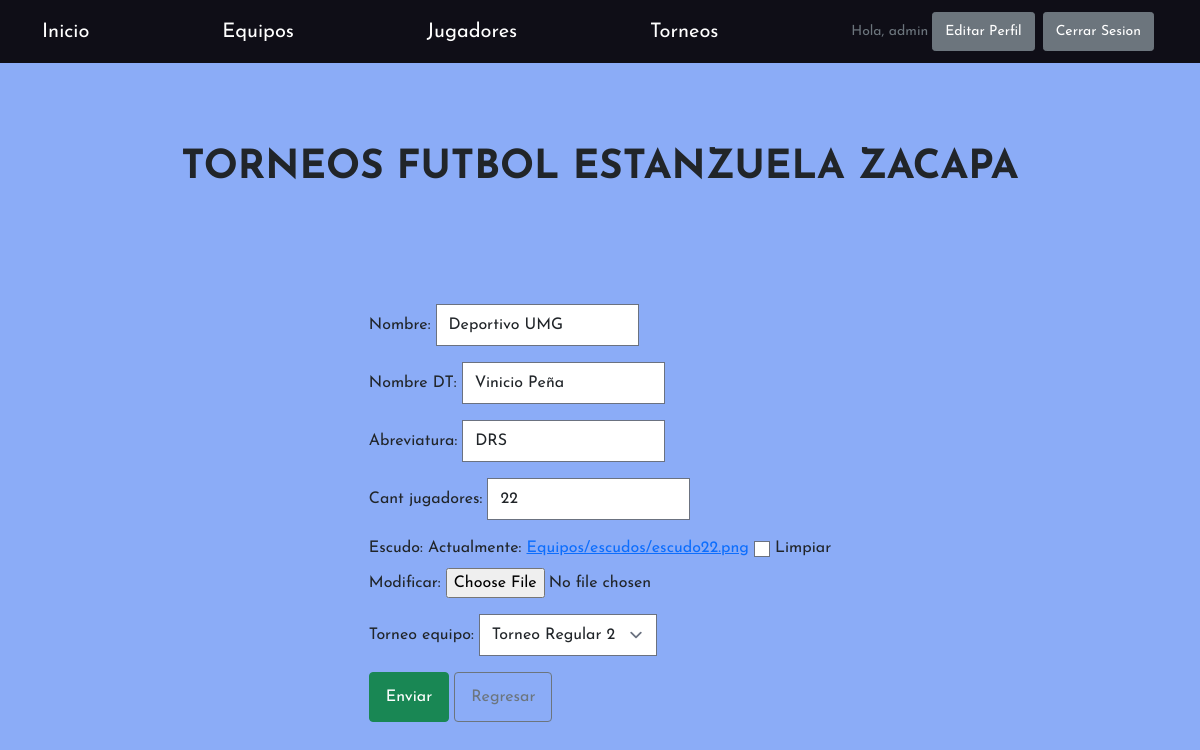
Page /equiposEditar/14/ (signed in) on the committed database.
### Equipos/models.py (models this page shows, shortened)
class Equipos(models.Model):
    nombre = CharField(max_length=30)
    abreviatura = CharField(max_length=8)
    nombre_DT = CharField(max_length=20)
    cant_jugadores = IntegerField()
    escudo = ImageField(upload_to='Equipos/escudos/', blank=True, null=True)
    torneo_equipo = ForeignKey(Torneos, on_delete=models.CASCADE, blank=True, null=True)

class Torneos(models.Model):
    nombre = CharField(max_length=30)
    cantidad_equipos = IntegerField()
    cantidad_jugadores_por_lado = IntegerField()
    def __str__(self):
        return f"{self.nombre}"

### Equipos/views.py (the view)
# urls.py: path('equiposEditar/<int:pk>/', views.EquipoEditar.as_view(), name='EditarEquipo'),
class EquipoEditar(LoginRequiredMixin, UpdateView):
    model = Equipos
    success_url = "/equipos/"
    fields = ['nombre', 'nombre_DT', 'abreviatura', 'cant_jugadores', 'escudo', 'torneo_equipo']
    template_name_suffix = '_actualizar'

### Equipos/templates/Equipos/equipos_actualizar.html
{% extends "base.html" %}
{% load static %}
{% block content %}
<div class="row my-4 p-2">
    <div class="card-body flex-column d-flex justify-content-center align-items-center">
    <form method="POST" enctype="multipart/form-data"> {% csrf_token %}
        {{form.as_p}}
        <input class="btn btn-success" type="submit" value="Enviar">
        <a class="btn btn-outline-secondary" href="{% url 'DetalleEquipo' equipos.id %}">Regresar</a>
    </form>
</div>
</div>
{% endblock %}

### Equipos/templates/base.html (shortened to what this page needs)
{% load tailwind_tags %}
<!DOCTYPE html>
<html lang="es">
<head>
    {% load static %}
    <link href="https://cdn.jsdelivr.net/npm/bootstrap-icons@1.5.0/font/bootstrap-icons.css" rel="stylesheet"
        type="text/css" />
    <link rel="stylesheet" href="https://use.fontawesome.com/releases/v5.8.2/css/all.css"
>
    {% tailwind_css %}
    <link rel="stylesheet" href="https://maxcdn.bootstrapcdn.com/bootstrap/4.0.0/css/bootstrap.min.css"
>
    <link rel="stylesheet" href="{% static 'css/styles.css' %}">
    <link rel="stylesheet" href="{% static 'css/estilos.css' %}">
</head>
<body>
    <nav class="navbar navbar-dark fixed-top" style="background-color: #0f0e17;">
        <div class="container" style="justify-content: space-between;">
            <a class="navbar-brand" href="{% url 'Inicio' %}">Inicio</a>
            <a class="navbar-brand" href="{% url 'Equipos' %}">Equipos</a>
            <a class="navbar-brand" href="{% url 'Jugadores' %}">Jugadores</a>
            <a class="navbar-brand" href="{% url 'Torneos' %}">Torneos</a>
            <div class="d-flex flex-row justify-content-center align-items-center align-self-end">
                {% if user.is_authenticated %}
                <p class="text-muted small mb-4 mb-lg-0">Hola, {{user.username}}</p>
                <a class="btn btn-sm btn-secondary m-1" href="{% url 'EditarPerfil' %}">Editar Perfil</a>
                <a class="btn btn-sm btn-secondary m-1" href="{% url 'Logout' %}">Cerrar Sesion</a>
                {% else %}
                <a class="btn btn-sm btn-secondary m-1" href="{% url 'Login' %}">Iniciar Sesion</a>s
                {% endif %}
            </div>
        </div>
    </nav>
    <header class="h-64 d-flex justify-content-center align-items-center ">
        <div class=" mt-32 text-center">
            <h1 class="mb-5 text-black-900">TORNEOS FUTBOL ESTANZUELA ZACAPA</h1>
        </div>
    </header>
    {% block content %}
    {% endblock %}
</body>
</html>

### Equipos/static/css/estilos.css (style rules this page uses)
body { margin: 0; padding: 0; height: 100vh; font-family: 'Josefin Sans', sans-serif; background-color: rgba(110, 152, 245, 0.801); }

### rows in the picture
Equipos: nombre "Deportivo UMG", nombre_DT "Vinicio Peña", abreviatura "DRS", cant_jugadores "22", torneo_equipo "Torneo Regular 2"

### other values in the picture
{{ user.username }} "admin"
